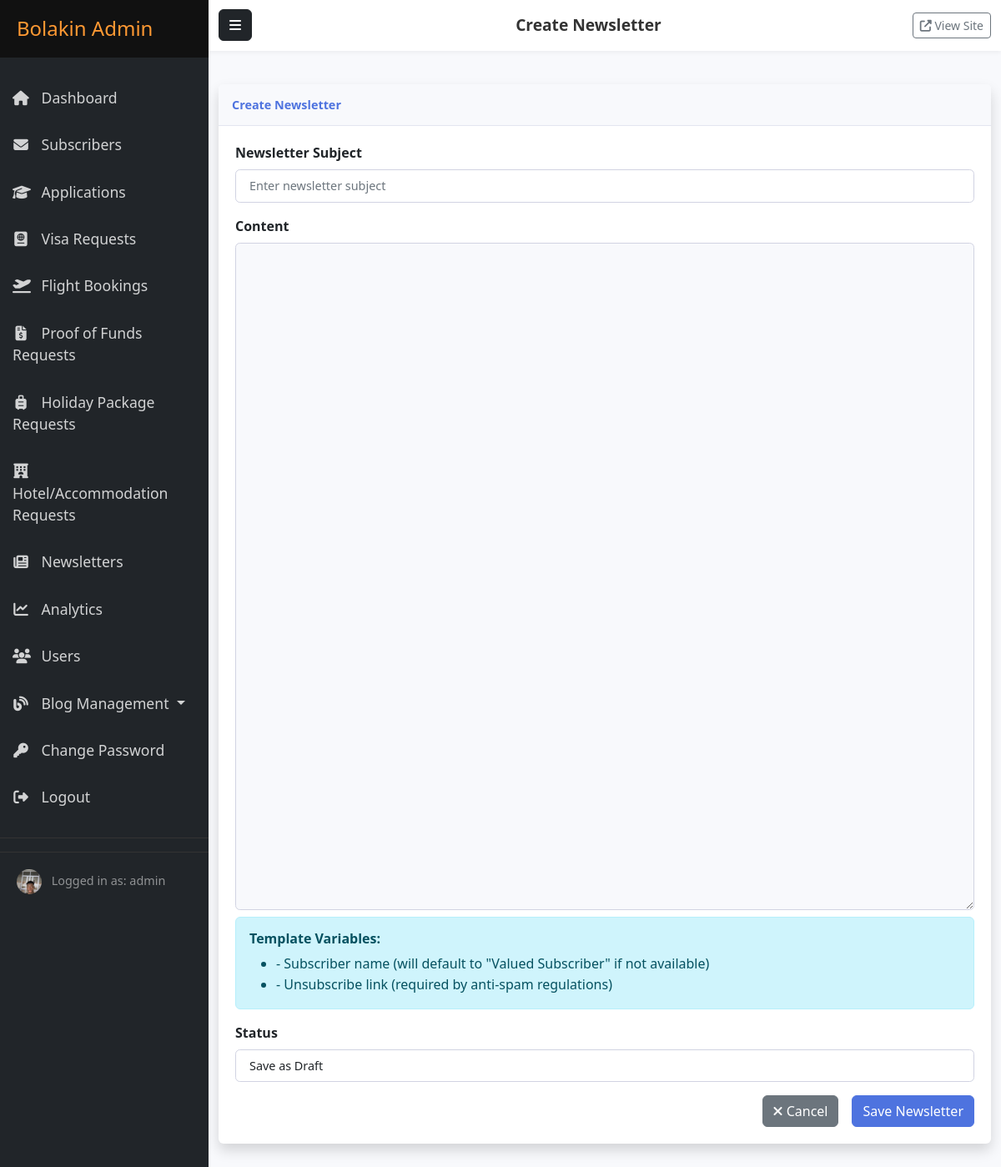
/admin/dashboard/newsletters/create (signed in), run on the app's committed database.
### models.py (models this page shows, shortened)
class User(db.Model, UserMixin):
    __tablename__ = 'users'
    __table_args__ = {'extend_existing': True}
    id = db.Column(db.Integer, primary_key=True)
    username = db.Column(db.String(64), unique=True, nullable=False)
    email = db.Column(db.String(120), unique=True, nullable=False)
    password_hash = db.Column(db.String(256), nullable=False)
    is_admin = db.Column(db.Boolean, default=False, nullable=False)
    created_at = db.Column(db.DateTime, default=datetime.utcnow)
    last_login = db.Column(db.DateTime, nullable=True)
    password_changed = db.Column(db.Boolean, default=False, nullable=False)
    profile_image_file = db.Column(db.String(200), nullable=True)  # Added field for profile picture
    linkedin_url = db.Column(db.String(255), nullable=True)
    twitter_url = db.Column(db.String(255), nullable=True)
    instagram_url = db.Column(db.String(255), nullable=True)
    facebook_url = db.Column(db.String(255), nullable=True) # Added Facebook as well

### routes/admin.py (the view)
@admin.route('/newsletters/create', methods=['GET', 'POST'])
@login_required
@admin_required
def create_newsletter():
    form = NewsletterForm()
    current_app.logger.info(f"Accessing create_newsletter. Method: {request.method}")
    if request.method == 'POST':
        current_app.logger.info(f"POST request to create_newsletter. Form data: {request.form}")
        current_app.logger.info(f"Form submitted: {form.is_submitted()}")
        current_app.logger.info("Calling form.validate_on_submit()")
    if form.validate_on_submit():
        current_app.logger.info("form.validate_on_submit() was True.")
        actual_status_to_save = 'Draft' if form.status.data == 'Send Now' else form.status.data
        newsletter = Newsletter(
            subject=form.subject.data,
            content=form.content.data,
            status=actual_status_to_save, # Use adjusted status
            creator_id=current_user.id # Assuming creator_id is the correct field for the user
        )
        if actual_status_to_save == 'Scheduled' and form.scheduled_at.data:
            newsletter.scheduled_at = form.scheduled_at.data
        try:
            current_app.logger.info(f"Attempting to add newsletter to session: Subject - {newsletter.subject}, Status - {newsletter.status}")
            db.session.add(newsletter)
            current_app.logger.info("Attempting to commit session.")
            db.session.commit()
            current_app.logger.info("Commit successful.")
            flash(f'Newsletter "{form.subject.data}" has been created.', 'success')
            if form.status.data == 'Send Now':
                return redirect(url_for('admin.send_newsletter', id=newsletter.id))
            return redirect(url_for('admin.newsletters'))
        except Exception as e:
            db.session.rollback()
            current_app.logger.error(f"Error creating newsletter: {str(e)}", exc_info=True) # Add exc_info for full traceback
            flash('An error occurred. Please try again.', 'danger')
    else:
        if request.method == 'POST': # Only log errors if it was a POST request that failed validation
            current_app.logger.warning(f"form.validate_on_submit() was False. Errors: {form.errors}")
    return render_template('admin/newsletter_form.html', form=form, title='Create Newsletter')

### forms/newsletter_form.py
class NewsletterForm(FlaskForm):
    subject = StringField('Subject', validators=[
        DataRequired(),
        Length(max=255, message='Subject must be less than 255 characters.')
    ])
    content = TextAreaField('Content (HTML)', validators=[
        DataRequired()
    ])
    status = SelectField('Status', choices=[
        ('Draft', 'Save as Draft'),
        ('Scheduled', 'Schedule for Later'),
        ('Send Now', 'Send Now')
    ], validators=[DataRequired()])
    scheduled_at = DateTimeField('Schedule Date and Time',
                               format='%Y-%m-%dT%H:%M',
                               default=(datetime.now() + timedelta(days=1)).replace(
                                   hour=9, minute=0, second=0, microsecond=0))
    submit = SubmitField('Save Newsletter')

### app.py (called while the page is built)
@login_manager.user_loader
def load_user(user_id):
    return User.query.get(int(user_id))

### routes/admin.py (called while the page is built)
def admin_required(f):
    @wraps(f)
    def decorated_function(*args, **kwargs):
        if not current_user.is_admin:
            flash('You need admin privileges to access this page.', 'danger')
            return redirect(url_for('main.index'))
        return f(*args, **kwargs)
    return decorated_function

### templates/admin/newsletter_form.html (shortened to what this page needs)
{% extends "admin/base.html" %}
{% block header_title %}{% if newsletter %}Edit{% else %}Create{% endif %} Newsletter{% endblock %}
{% block extra_css %}
<link href="https://cdn.jsdelivr.net/npm/summernote@0.8.18/dist/summernote-bs4.min.css" rel="stylesheet">
{% endblock %}
{% block content %}
<div class="card shadow mb-4">
    <div class="card-header py-3 d-flex flex-row align-items-center justify-content-between">
        <h6 class="m-0 font-weight-bold text-primary">{{ title }}</h6>
    </div>
    <div class="card-body">
        <form method="POST" id="newsletterForm">
            <div class="mb-3">
                <label for="subject" class="form-label">Newsletter Subject</label>
                {{ form.subject(class="form-control", placeholder="Enter newsletter subject") }}
            </div>
            <div class="mb-3">
                <label for="content" class="form-label">Content</label>
                {{ form.content(class="form-control summernote") }}
                <div class="alert alert-info mt-2">
                    <h6 class="fw-bold">Template Variables:</h6>
                    <ul class="mb-0">
                        <li><code>{{name}}</code> - Subscriber name (will default to "Valued Subscriber" if not available)</li>
                        <li><code>{{unsubscribe_link}}</code> - Unsubscribe link (required by anti-spam regulations)</li>
                    </ul>
                </div>
            </div>
            <div class="mb-3">
                <label for="status" class="form-label">Status</label>
                {{ form.status(class="form-control") }}
            </div>
            <div class="d-grid gap-2 d-md-flex justify-content-md-end">
                <a href="{{ url_for('admin.newsletters') }}" class="btn btn-secondary me-md-2">
                    <i class="fas fa-times"></i> Cancel
                </a>
                {{ form.submit(class="btn btn-primary") }}
            </div>
        </form>
    </div>
</div>
{% endblock %}

### templates/admin/base.html (shortened to what this page needs)
<!DOCTYPE html>
<html lang="en">
<head>
    <link href="https://cdn.jsdelivr.net/npm/bootstrap@5.2.3/dist/css/bootstrap.min.css" rel="stylesheet">
    <link rel="stylesheet" href="https://cdnjs.cloudflare.com/ajax/libs/font-awesome/6.3.0/css/all.min.css">
    <link rel="stylesheet" href="{{ url_for('static', filename='css/admin.css') }}">
    {% block extra_css %}{% endblock %}
</head>
<body>
    <div class="wrapper">
        <nav id="sidebar" class="bg-dark">
            <div class="sidebar-header">
                <h3>Bolakin Admin</h3>
            </div>
            <ul class="list-unstyled components">
                <li class="{% if request.endpoint == 'admin.dashboard' %}active{% endif %}">
                    <a href="{{ url_for('admin.dashboard') }}">
                        <i class="fas fa-home"></i> Dashboard
                    </a>
                </li>
                <li class="{% if 'subscribers' in request.endpoint %}active{% endif %}">
                    <a href="{{ url_for('admin.subscribers') }}">
                        <i class="fas fa-envelope"></i> Subscribers
                    </a>
                </li>
                <li class="{% if 'applications' in request.endpoint %}active{% endif %}">
                    <a href="{{ url_for('admin.applications') }}">
                        <i class="fas fa-graduation-cap"></i> Applications
                    </a>
                </li>
                <li class="{% if 'visa_requests' in request.endpoint or 'visa_request_details' in request.endpoint %}active{% endif %}">
                    <a href="{{ url_for('admin.visa_requests_list') }}">
                        <i class="fas fa-passport"></i> Visa Requests
                    </a>
                </li>
                <li class="{% if 'flight_bookings' in request.endpoint or 'flight_booking_details' in request.endpoint %}active{% endif %}">
                    <a href="{{ url_for('admin.flight_bookings_list') }}">
                        <i class="fas fa-plane-departure"></i> Flight Bookings
                    </a>
                </li>
                <li class="{% if 'proof_of_funds_requests' in request.endpoint or 'proof_of_funds_details' in request.endpoint %}active{% endif %}">
                    <a href="{{ url_for('admin.proof_of_funds_requests_list') }}">
                        <i class="fas fa-file-invoice-dollar"></i> Proof of Funds Requests
                    </a>
                </li>
                <li class="{% if 'holiday_package_requests' in request.endpoint or 'holiday_package_request_details' in request.endpoint %}active{% endif %}">
                    <a href="{{ url_for('admin.holiday_package_requests_list') }}">
                        <i class="fas fa-suitcase-rolling"></i> Holiday Package Requests
                    </a>
                </li>
                <li class="{% if 'hotel_accommodation_requests' in request.endpoint or 'hotel_accommodation_request_details' in request.endpoint %}active{% endif %}">
                    <a href="{{ url_for('admin.hotel_accommodation_requests_list') }}">
                        <i class="fas fa-hotel"></i> Hotel/Accommodation Requests
                    </a>
                </li>
                <li class="{% if 'newsletters' in request.endpoint %}active{% endif %}">
                    <a href="{{ url_for('admin.newsletters') }}">
                        <i class="fas fa-newspaper"></i> Newsletters
                    </a>
                </li>
                <li class="{% if 'analytics' in request.endpoint %}active{% endif %}">
                    <a href="{{ url_for('admin.analytics') }}">
                        <i class="fas fa-chart-line"></i> Analytics
                    </a>
                </li>
                <li class="{% if 'users' in request.endpoint %}active{% endif %}">
                    <a href="{{ url_for('admin.users') }}">
                        <i class="fas fa-users"></i> Users
                    </a>
                </li>
                <li class="nav-item dropdown {% if 'blog' in request.endpoint %}active{% endif %}">
                    <a href="#blogSubmenu" data-bs-toggle="collapse" aria-expanded="false" class="dropdown-toggle nav-link">
                        <i class="fas fa-blog"></i> Blog Management
                    </a>
                </li>
                <li>
                    <a href="{{ url_for('auth.change_password') }}">
                        <i class="fas fa-key"></i> Change Password
                    </a>
                </li>
                <li>
                    <a href="{{ url_for('auth.logout') }}">
                        <i class="fas fa-sign-out-alt"></i> Logout
                    </a>
                </li>
            </ul>
            <div class="sidebar-footer">
                {% if current_user.is_authenticated %}
                    {% if current_user.profile_image_file %}
                        <img src="{{ url_for('main.uploaded_file', subpath=current_user.profile_image_file) }}"
                             alt="{{ current_user.username }}" class="rounded-circle me-2"
                             style="width: 30px; height: 30px; object-fit: cover;">
                    {% else %}
                        <img src="{{ url_for('static', filename='images/default_avatar.png') }}"
                             alt="Default Avatar" class="rounded-circle me-2"
                             style="width: 30px; height: 30px; object-fit: cover;">
                    {% endif %}
                    <span>Logged in as: {{ current_user.username }}</span>
                {% endif %}
            </div>
        </nav>
        <div id="content">
            <nav class="navbar navbar-expand-lg navbar-light bg-light">
                <div class="container-fluid">
                    <button type="button" id="sidebarCollapse" class="btn btn-dark">
                        <i class="fas fa-bars"></i>
                    </button>
                    <span class="navbar-text">
                        {% block header_title %}Admin Dashboard{% endblock %}
                    </span>
                    <div>
                        <a href="{{ url_for('main.index') }}" class="btn btn-outline-secondary btn-sm" target="_blank">
                            <i class="fas fa-external-link-alt"></i> View Site
                        </a>
                    </div>
                </div>
            </nav>
            <main class="container-fluid py-4">
                {% block content %}{% endblock %}
            </main>
        </div>
    </div>
</body>
</html>

### static/css/admin.css (style rules this page uses)
.wrapper { display: flex; width: 100%; align-items: stretch; }
#sidebar { min-width: 250px; max-width: 250px; min-height: 100vh; color: #fff; transition: all 0.3s; }
#sidebar .sidebar-header { padding: 20px; background: #111; }
#sidebar .sidebar-header h3 { color: #FF9933; margin: 0; font-size: 1.5rem; }
#sidebar ul.components { padding: 20px 0; border-bottom: 1px solid #333; }
#sidebar ul li a { padding: 15px; font-size: 1.1em; display: block; color: rgba(255, 255, 255, 0.8); text-decoration: none; transition: all 0.3s ease; }
#sidebar ul li a i { margin-right: 10px; width: 20px; text-align: center; }
#sidebar .sidebar-footer { padding: 20px; font-size: 0.9em; color: rgba(255, 255, 255, 0.5); border-top: 1px solid #333; }
#content { width: 100%; min-height: 100vh; transition: all 0.3s; background-color: #f8f9fc; }
.navbar { background-color: #fff !important; box-shadow: 0 2px 5px rgba(0, 0, 0, 0.05); }
#sidebarCollapse { margin-right: 15px; }
.navbar-text { font-size: 1.2rem; font-weight: 600; color: #333; }
.card { margin-bottom: 24px; border: none; box-shadow: 0 0.15rem 1.75rem 0 rgba(58, 59, 69, 0.15); }
.card .card-header { background-color: #f8f9fc; border-bottom: 1px solid #e3e6f0; }
.card-header .m-0 { font-weight: 700; font-size: 0.9rem; color: #4e73df; }
.card-body { padding: 1.25rem; }
.text-primary { color: #4e73df !important; }
.form-label { font-weight: 600; margin-bottom: 0.5rem; }
.form-control { border-radius: 0.35rem; border: 1px solid #d1d3e2; padding: 0.5rem 1rem; font-size: 0.9rem; }
.btn-primary { background-color: #4e73df; border-color: #4e73df; }

### data on the page
User: profile_image_file (picture), username "admin"

### other printed values
{{ title }} "Create Newsletter"
